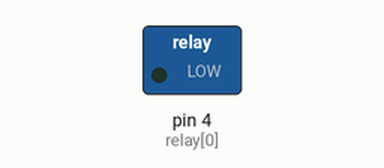
Bench run of a sketch on a simulated Arduino Uno, built with avr-gcc and run on an emulated ATmega328P. On the bench: switched loads named in the sketch (green lamp = pin HIGH). Dashed ring = blinking. What the sketch prints to the serial monitor is not drawn.

Above: at 0.02 s.
Timing chart, 0 to 3.0 s (numbered marks = the images above):
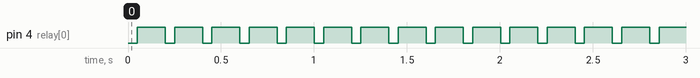

The sketch:

my_test_three_test_channle.ino
```cpp
//power test (power plus relay)

int t1 = 50; //set delay(on) time
int t2 = 150; //set delay(off) time
int relay[] = {4, 5, 6, 7}; // set relay pin
//int ssr = 3; // set ssr pin
char text, mode;
int r[] = {0, 1, 2, 0, 1, 2};

void setup() {
  Serial.begin(9600);//turn the switch OFF,cause its low trigger
  pinMode(relay[0], OUTPUT);
  /*pinMode(relay[1], OUTPUT);
  pinMode(relay[2], OUTPUT);
  pinMode(relay[3], OUTPUT);*/
  digitalWrite(relay[0], HIGH);
  /*digitalWrite(relay[1], HIGH);
  digitalWrite(relay[2], HIGH);
  digitalWrite(relay[3], HIGH);/*
  pinMode(ssr, OUTPUT);
  digitalWrite(ssr, LOW);*/
  mode = 'a';
}
void loop() {
  /*if (Serial.available() > 0) {
    text = Serial.read();
    //Serial.println(text);
    if (text == 'a') {
      mode = text;
      Serial.println("SSR on");
      digitalWrite(ssr, HIGH);
    }
    if (text == 'b') {
      mode = text;
      Serial.println("SSR Off");
      digitalWrite(ssr, LOW);
      //OFF();
    }
    }
    if (mode == 'a')*/
  ON();
}

void ON() { //SSR on mode
  /*for (int i = 1; i > 3; i++) {
    Serial.print("relay "); Serial.print(relay[i]);
    Serial.print(" on");
    digitalWrite(relay[i], LOW);
    delay(t1);


    Serial.print("relay "); Serial.print(relay[r[i]]);
    Serial.print(" on");
    digitalWrite(relay[r[i + 1]], LOW);
    delay(t1);
    Serial.print("relay "); Serial.print(relay[r[i + 1]]);
    Serial.print(" on");
    digitalWrite(relay[r[i + 2]], LOW);
    delay(t1);

    Serial.print("relay "); Serial.print(relay[r[i]]);
    Serial.println(" off");
    digitalWrite(relay[r[i + 1]], HIGH);
    Serial.print("relay "); Serial.print(relay[r[i + 1]]);
    Serial.println(" off");
    digitalWrite(relay[r[i]], HIGH);
    Serial.print("relay "); Serial.print(relay[i]);
    Serial.println(" off");
    digitalWrite(relay[i], HIGH);
    delay(t2);
    }*/
    int i = 0;
  //for (int i = 0; i < 3; i++) {
    Serial.print("relay ");
    Serial.print(relay[r[i]]); digitalWrite(relay[r[i]], LOW);
    //Serial.print(relay[r[i + 1]]); digitalWrite(relay[r[i + 1]], LOW);
    //Serial.print(relay[r[i + 2]]); digitalWrite(relay[r[i + 2]], LOW);
    Serial.print(" on");
    delay(t1);

    Serial.print("relay ");
    Serial.print(relay[r[i]]); digitalWrite(relay[r[i]], HIGH);
    //Serial.print(relay[r[i + 1]]); digitalWrite(relay[r[i + 1]], HIGH);
    //Serial.print(relay[r[i + 2]]); digitalWrite(relay[r[i + 2]], HIGH);
    Serial.println(" off");
    delay(t2);
  //}*/
}
/*  void OFF() { //SSR off mode
    Serial.println("relay off");
    digitalWrite(relay, LOW);
  }*/
```

Measured:
- by itself, pin 4 (relay[0]): alternates HIGH for 0.15 s and LOW for 0.05 s
